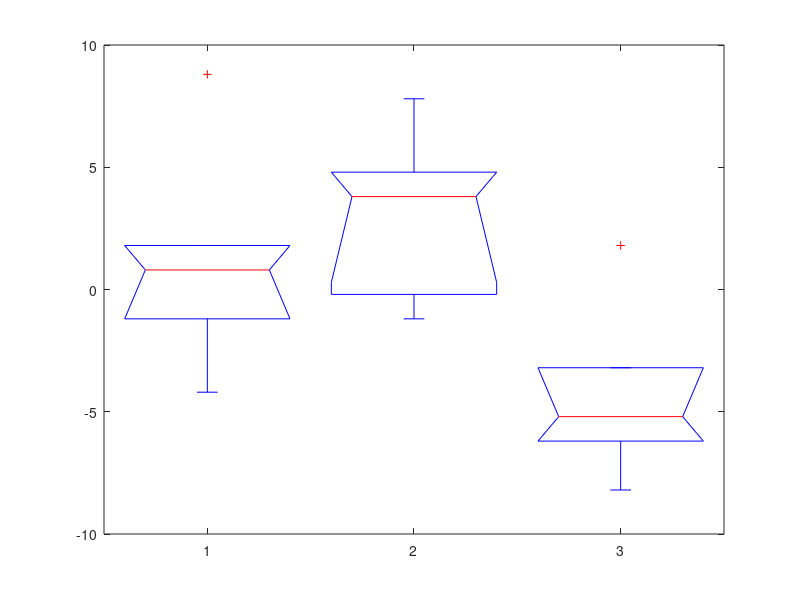
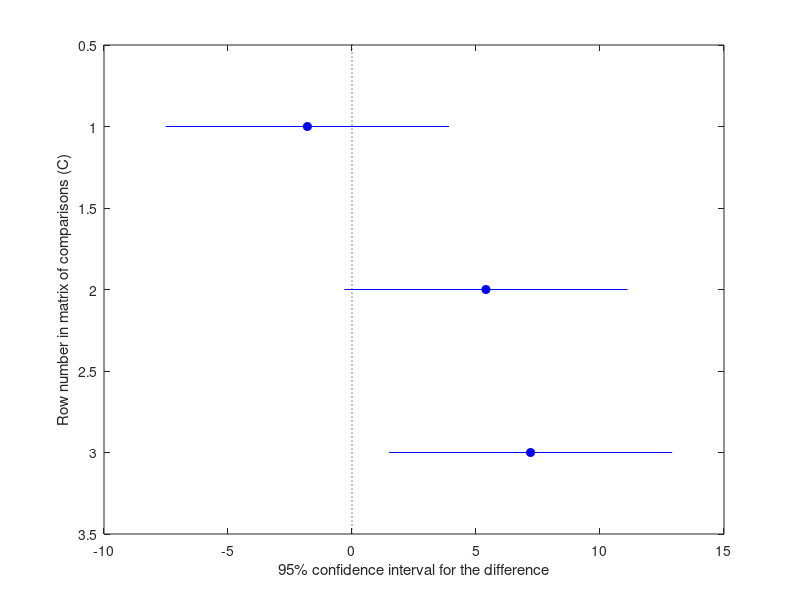

The MATLAB script that drew these images, in order: (Note: this script raises an error after producing the figures.)

% Breaking Strength of Medical Fibers
% 
% Three machines are producing monofilament sinthetic fibre for
% medical use (surgery, implants, devices, etc).
% 
% The measured response is strength y (in lb) and a covariate
% is the diameter x (in $10^{-3}$ inches)
% 
clear
close all force
%
y = [36 41 39 42 49   40 48 39 45 44     35 37 42 34 32];
x = [20 25 24 25 32   22 28 22 30 28     21 23 26 21 15];
g = [1  1   1  1  1    2  2  2  2  2      3  3  3  3  3];

plot(x(g==1),y(g==1),'s','LineWidth',2,...
                'MarkerEdgeColor','k',...
                'MarkerFaceColor','g',...
                'MarkerSize',10)
hold on
plot(x(g==2),y(g==2),'s','LineWidth',2,...
                'MarkerEdgeColor','k',...
                'MarkerFaceColor','r',...
                'MarkerSize',10)
plot(x(g==3),y(g==3),'s','LineWidth',2,...
                'MarkerEdgeColor','k',...
                'MarkerFaceColor','b',...
                'MarkerSize',10)
            legend('1','2','3','Location','NorthWest')
hold off


[p,table,stats]=anova1(y, g)
multcompare(stats)
%%

%%
aoctool(x, y, g)

%% 

%%
%=======================
a =3; n=5;

x1=x(g==1);  x2=x(g==2); x3=x(g==3);
y1=y(g==1);  y2=y(g==2); y3=y(g==3);
x1b=mean(x1); x2b=mean(x2); x3b=mean(x3); 
y1b=mean(y1); y2b=mean(y2); y3b=mean(y3);
xb = mean(x); yb = mean(y);

SXX = sum( (x - xb).^2 );
SXY = sum( (x - xb).* (y - yb) );
SYY = sum( (y - yb).^2 );

QXX = sum( (x1-x1b).^2 + (x2-x2b).^2 + (x3-x3b).^2 );
QXY = sum( (x1-x1b).* (y1 - y1b) + ...
    (x2-x2b).*(y2 - y2b) + (x3-x3b).* (y3-y3b) );
QYY = sum( (y1-y1b).^2 + (y2-y2b).^2 + (y3-y3b).^2 );


TXX = SXX - QXX;
TXY = SXY - QXY;
TYY = SYY - QYY;

SSE = QYY - QXY^2/QXX;
MSE = SSE/(a * (n-1) -1 );
SSEp = SYY - SXY^2/SXX;
b = QXY/QXX    %0.9540
a1 = y1b - yb  - b * (x1b - xb);
a2 = y2b - yb  - b * (x2b - xb);
a3 = y3b - yb  - b * (x3b - xb);
[a1 a2 a3]   %0.1824    1.2192   -1.4016

F1 = ((SSEp - SSE)/(a-1)) /MSE   %2.6106

F2 = (QXY^2/QXX)/MSE    %69.9694

xx = 15:0.2:33;

plot(x1, y1, 'ro','markersize',7, 'MarkerFaceColor','g')
hold on
plot(xx, a1+yb  + b*(xx - xb), 'r-')
plot(x2, y2, 'ko','markersize',7, 'MarkerFaceColor','r')
plot(x3, y3, 'ko','markersize',7, 'MarkerFaceColor','b')
plot(xx, a2+yb + b*(xx-xb), 'g-')
plot(xx, a3+yb + b*(xx-xb), 'b-')
%%

close all
